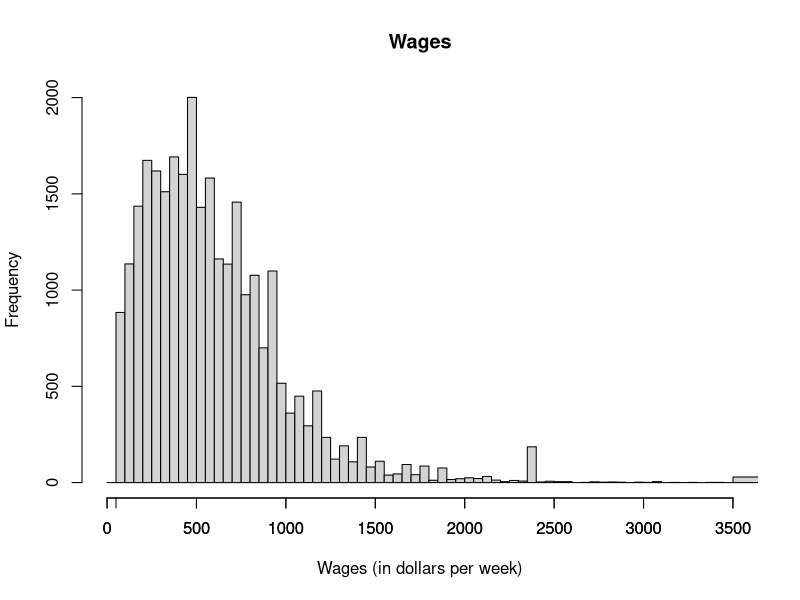
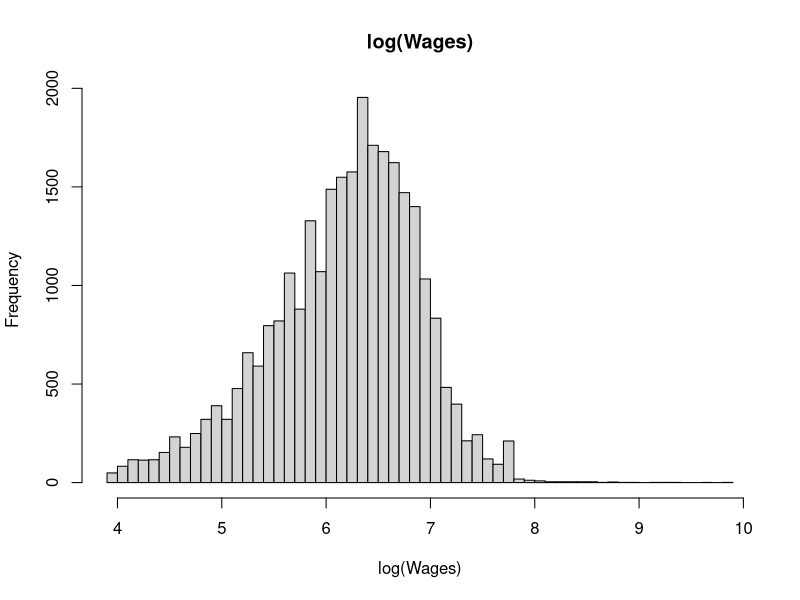
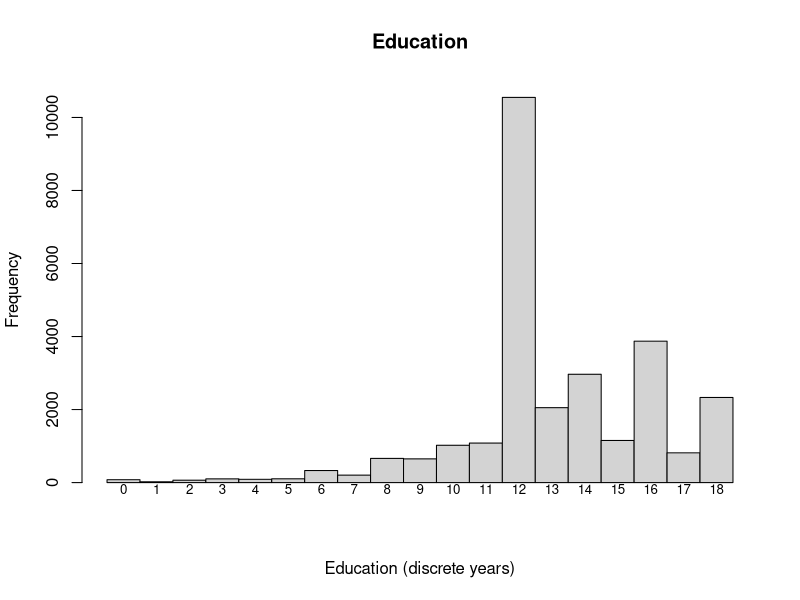
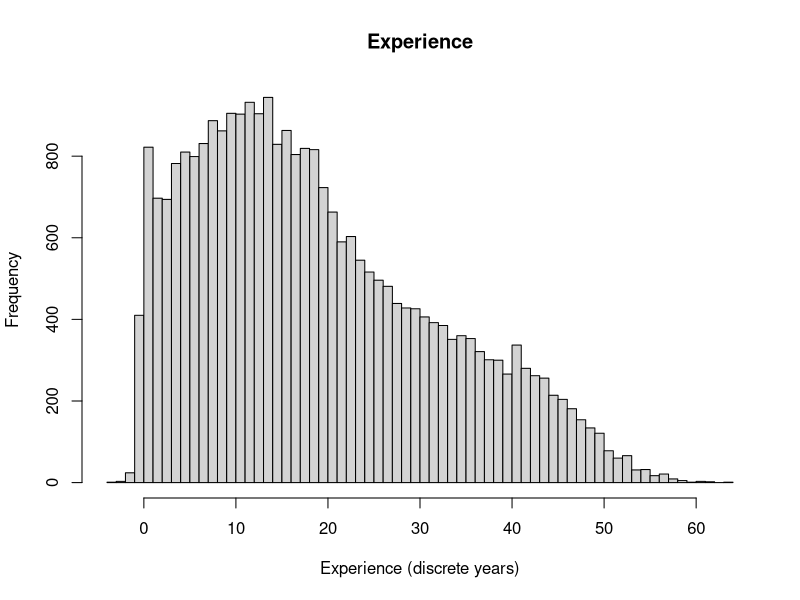

Write the R code that produced these figures, in order.
# Author: Patrick Sheehan
# Purpose: Extend the replication of Table 1.A and 2.A 
#          from Bierens and Ginther (2001)      
# Input: None
# Output(s): Histograms (one PDF file with all)

require(AER) # Require data package
data("CPS1988") # Put data in workspace
# Part 1: Histograms (wages, log(wages), education, experience)
wages <- CPS1988$wage 
log.wages <- log(wages)
education <- CPS1988$education
experience <- CPS1988$experience
pdf("histograms%d.pdf", onefile=FALSE) # Begin PDF graphics driver
wage.hist <- hist(wages,
     breaks = c(seq(0, 3500, 50),max(wages)), # FD bins + Outlier bin
     freq = TRUE,
     main = "Wages",
     xlim = c(0, 3.5e3),
     xlab = "Wages (in dollars per week)")
axis(1, at=c(0, 50, seq(500, 3500, 500)))
hist(log.wages,
     breaks = "Scott",
     main = "log(Wages)",
     xlab = "log(Wages)")
ed.hist <- hist(education,
                breaks = seq(0, max(education)+1, 1), # One bin for each year
                right = FALSE, # Mandate one year for each bin
                main = "Education",
                xlab = "Education (discrete years)",
                xaxt = "n")
axis(1, at=ed.hist$mids, labels=seq(0, max(education), 1), cex.axis=0.8,
     tick=FALSE, line=-2)
hist(experience,
     main = "Experience",
     xlab = "Experience (discrete years)",
     breaks = seq(min(experience), max(experience)+1, 1), # One bin per year
     right = FALSE,) # Mandate one year per bin
dev.off() # Done with pdf file
